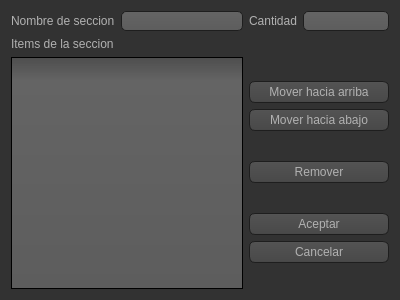
<?xml version="1.0" encoding="UTF-8"?>
<ui version="4.0">
 <class>SectionEdit</class>
 <widget class="QDialog" name="SectionEdit">
  <property name="geometry">
   <rect>
    <x>0</x>
    <y>0</y>
    <width>400</width>
    <height>300</height>
   </rect>
  </property>
  <property name="windowTitle">
   <string>Dialog</string>
  </property>
  <property name="styleSheet">
   <string notr="true">QToolTip
{
     border: 1px solid black;
     background-color: #ffa02f;
     padding: 1px;
     border-radius: 3px;
     opacity: 100;
}

QWidget
{
    color: #b1b1b1;
    background-color: #323232;
}

QWidget:item:hover
{
    background-color: QLinearGradient( x1: 0, y1: 0, x2: 0, y2: 1, stop: 0 #ffa02f, stop: 1 #ca0619);
    color: #000000;
}

QWidget:item:selected
{
    background-color: QLinearGradient( x1: 0, y1: 0, x2: 0, y2: 1, stop: 0 #ffa02f, stop: 1 #d7801a);
}

QMenuBar::item
{
    background: transparent;
}

QMenuBar::item:selected
{
    background: transparent;
    border: 1px solid #ffaa00;
}

QMenuBar::item:pressed
{
    background: #444;
    border: 1px solid #000;
    background-color: QLinearGradient(
        x1:0, y1:0,
        x2:0, y2:1,
        stop:1 #212121,
        stop:0.4 #343434/*,
        stop:0.2 #343434,
        stop:0.1 #ffaa00*/
    );
    margin-bottom:-1px;
    padding-bottom:1px;
}

QMenu
{
    border: 1px solid #000;
}

QMenu::item
{
    padding: 2px 20px 2px 20px;
}

QMenu::item:selected
{
    color: #000000;
}

QWidget:disabled
{
    color: #404040;
    background-color: #323232;
}

QAbstractItemView
{
    background-color: QLinearGradient( x1: 0, y1: 0, x2: 0, y2: 1, stop: 0 #4d4d4d, stop: 0.1 #646464, stop: 1 #5d5d5d);
}

QWidget:focus
{
    /*border: 2px solid QLinearGradient( x1: 0, y1: 0, x2: 0, y2: 1, stop: 0 #ffa02f, stop: 1 #d7801a);*/
}

QLineEdit
{
    background-color: QLinearGradient( x1: 0, y1: 0, x2: 0, y2: 1, stop: 0 #4d4d4d, stop: 0 #646464, stop: 1 #5d5d5d);
    padding: 1px;
    border-style: solid;
    border: 1px solid #1e1e1e;
    border-radius: 5;
}

QPushButton
{
    color: #b1b1b1;
    background-color: QLinearGradient( x1: 0, y1: 0, x2: 0, y2: 1, stop: 0 #565656, stop: 0.1 #525252, stop: 0.5 #4e4e4e, stop: 0.9 #4a4a4a, stop: 1 #464646);
    border-width: 1px;
    border-color: #1e1e1e;
    border-style: solid;
    border-radius: 6;
    padding: 3px;
    font-size: 12px;
    padding-left: 5px;
    padding-right: 5px;
}

QPushButton:pressed
{
    background-color: QLinearGradient( x1: 0, y1: 0, x2: 0, y2: 1, stop: 0 #2d2d2d, stop: 0.1 #2b2b2b, stop: 0.5 #292929, stop: 0.9 #282828, stop: 1 #252525);
}

QComboBox
{
    selection-background-color: #ffaa00;
    border-style: solid;
    border: 1px solid #1e1e1e;
    border-radius: 5;
    padding-top: 3px;
    padding-left: 4px;
    background-color: QLinearGradient( x1: 0, y1: 0, x2: 0, y2: 1, stop: 0 #565656, stop: 0.1 #525252, stop: 0.5 #4e4e4e, stop: 0.9 #4a4a4a, stop: 1 #464646);
    selection-background-color: #ffaa00;
}

QComboBox:hover,QPushButton:hover
{
    border: 2px solid QLinearGradient( x1: 0, y1: 0, x2: 0, y2: 1, stop: 0 #ffa02f, stop: 1 #d7801a);
}

QComboBox:on
{
    padding-top: 3px;
    padding-left: 4px;
    background-color: QLinearGradient( x1: 0, y1: 0, x2: 0, y2: 1, stop: 0 #2d2d2d, stop: 0.1 #2b2b2b, stop: 0.5 #292929, stop: 0.9 #282828, stop: 1 #252525);
    selection-background-color: #ffaa00;
}

QComboBox QAbstractItemView
{
    color: white;
    border: 2px solid darkgray;
    selection-background-color: QLinearGradient( x1: 0, y1: 0, x2: 0, y2: 1, stop: 0 #ffa02f, stop: 1 #d7801a);
}

QComboBox::drop-down
{
     subcontrol-origin: padding;
     subcontrol-position: top right;
     width: 15px;

     border-left-width: 0px;
     border-left-color: darkgray;
     border-left-style: solid; /* just a single line */
     border-top-right-radius: 3px; /* same radius as the QComboBox */
     border-bottom-right-radius: 3px;
 }

QComboBox::down-arrow
{
     image: url(:/icons/down_arrow.png);
}

QGroupBox:focus
{
border: 2px solid QLinearGradient( x1: 0, y1: 0, x2: 0, y2: 1, stop: 0 #ffa02f, stop: 1 #d7801a);
}

QTextEdit:focus
{
    border: 2px solid QLinearGradient( x1: 0, y1: 0, x2: 0, y2: 1, stop: 0 #ffa02f, stop: 1 #d7801a);
}

QScrollBar:horizontal {
     border: 1px solid #222222;
     background: QLinearGradient( x1: 0, y1: 0, x2: 0, y2: 1, stop: 0.0 #121212, stop: 0.2 #282828, stop: 1 #484848);
     height: 7px;
     margin: 0px 16px 0 16px;
}

QScrollBar::handle:horizontal
{
      background: QLinearGradient( x1: 0, y1: 0, x2: 1, y2: 0, stop: 0 #ffa02f, stop: 0.5 #d7801a, stop: 1 #ffa02f);
      min-height: 20px;
      border-radius: 2px;
}

QScrollBar::add-line:horizontal {
      border: 1px solid #1b1b19;
      border-radius: 2px;
      background: QLinearGradient( x1: 0, y1: 0, x2: 1, y2: 0, stop: 0 #ffa02f, stop: 1 #d7801a);
      width: 14px;
      subcontrol-position: right;
      subcontrol-origin: margin;
}

QScrollBar::sub-line:horizontal {
      border: 1px solid #1b1b19;
      border-radius: 2px;
      background: QLinearGradient( x1: 0, y1: 0, x2: 1, y2: 0, stop: 0 #ffa02f, stop: 1 #d7801a);
      width: 14px;
     subcontrol-position: left;
     subcontrol-origin: margin;
}

QScrollBar::right-arrow:horizontal, QScrollBar::left-arrow:horizontal
{
      border: 1px solid black;
      width: 1px;
      height: 1px;
      background: white;
}

QScrollBar::add-page:horizontal, QScrollBar::sub-page:horizontal
{
      background: none;
}

QScrollBar:vertical
{
      background: QLinearGradient( x1: 0, y1: 0, x2: 1, y2: 0, stop: 0.0 #121212, stop: 0.2 #282828, stop: 1 #484848);
      width: 7px;
      margin: 16px 0 16px 0;
      border: 1px solid #222222;
}

QScrollBar::handle:vertical
{
      background: QLinearGradient( x1: 0, y1: 0, x2: 0, y2: 1, stop: 0 #ffa02f, stop: 0.5 #d7801a, stop: 1 #ffa02f);
      min-height: 20px;
      border-radius: 2px;
}

QScrollBar::add-line:vertical
{
      border: 1px solid #1b1b19;
      border-radius: 2px;
      background: QLinearGradient( x1: 0, y1: 0, x2: 0, y2: 1, stop: 0 #ffa02f, stop: 1 #d7801a);
      height: 14px;
      subcontrol-position: bottom;
      subcontrol-origin: margin;
}

QScrollBar::sub-line:vertical
{
      border: 1px solid #1b1b19;
      border-radius: 2px;
      background: QLinearGradient( x1: 0, y1: 0, x2: 0, y2: 1, stop: 0 #d7801a, stop: 1 #ffa02f);
      height: 14px;
      subcontrol-position: top;
      subcontrol-origin: margin;
}

QScrollBar::up-arrow:vertical, QScrollBar::down-arrow:vertical
{
      border: 1px solid black;
      width: 1px;
      height: 1px;
      background: white;
}


QScrollBar::add-page:vertical, QScrollBar::sub-page:vertical
{
      background: none;
}

QTextEdit
{
    background-color: #242424;
}

QPlainTextEdit
{
    background-color: #242424;
}

QHeaderView::section
{
    background-color: QLinearGradient(x1:0, y1:0, x2:0, y2:1, stop:0 #616161, stop: 0.5 #505050, stop: 0.6 #434343, stop:1 #656565);
    color: white;
    padding-left: 4px;
    border: 1px solid #6c6c6c;
}

QCheckBox:disabled
{
color: #414141;
}

QDockWidget::title
{
    text-align: center;
    spacing: 3px; /* spacing between items in the tool bar */
    background-color: QLinearGradient(x1:0, y1:0, x2:0, y2:1, stop:0 #323232, stop: 0.5 #242424, stop:1 #323232);
}

QDockWidget::close-button, QDockWidget::float-button
{
    text-align: center;
    spacing: 1px; /* spacing between items in the tool bar */
    background-color: QLinearGradient(x1:0, y1:0, x2:0, y2:1, stop:0 #323232, stop: 0.5 #242424, stop:1 #323232);
}

QDockWidget::close-button:hover, QDockWidget::float-button:hover
{
    background: #242424;
}

QDockWidget::close-button:pressed, QDockWidget::float-button:pressed
{
    padding: 1px -1px -1px 1px;
}

QMainWindow::separator
{
    background-color: QLinearGradient(x1:0, y1:0, x2:0, y2:1, stop:0 #161616, stop: 0.5 #151515, stop: 0.6 #212121, stop:1 #343434);
    color: white;
    padding-left: 4px;
    border: 1px solid #4c4c4c;
    spacing: 3px; /* spacing between items in the tool bar */
}

QMainWindow::separator:hover
{

    background-color: QLinearGradient(x1:0, y1:0, x2:0, y2:1, stop:0 #d7801a, stop:0.5 #b56c17 stop:1 #ffa02f);
    color: white;
    padding-left: 4px;
    border: 1px solid #6c6c6c;
    spacing: 3px; /* spacing between items in the tool bar */
}

QToolBar::handle
{
     spacing: 3px; /* spacing between items in the tool bar */
     background: url(:/icons/handle.png);
}

QMenu::separator
{
    height: 2px;
    background-color: QLinearGradient(x1:0, y1:0, x2:0, y2:1, stop:0 #161616, stop: 0.5 #151515, stop: 0.6 #212121, stop:1 #343434);
    color: white;
    padding-left: 4px;
    margin-left: 10px;
    margin-right: 5px;
}

QProgressBar
{
    border: 2px solid grey;
    border-radius: 5px;
    text-align: center;
}

QProgressBar::chunk
{
    background-color: #d7801a;
    width: 2.15px;
    margin: 0.5px;
}

QTabBar::tab {
    color: #b1b1b1;
    border: 1px solid #444;
    border-bottom-style: none;
    background-color: #323232;
    padding-left: 10px;
    padding-right: 10px;
    padding-top: 3px;
    padding-bottom: 2px;
    margin-right: -1px;
}

QTabWidget::pane {
    border: 1px solid #444;
    top: 1px;
}

QTabBar::tab:last
{
    margin-right: 0; /* the last selected tab has nothing to overlap with on the right */
    border-top-right-radius: 3px;
}

QTabBar::tab:first:!selected
{
 margin-left: 0px; /* the last selected tab has nothing to overlap with on the right */


    border-top-left-radius: 3px;
}

QTabBar::tab:!selected
{
    color: #b1b1b1;
    border-bottom-style: solid;
    margin-top: 3px;
    background-color: QLinearGradient(x1:0, y1:0, x2:0, y2:1, stop:1 #212121, stop:.4 #343434);
}

QTabBar::tab:selected
{
    border-top-left-radius: 3px;
    border-top-right-radius: 3px;
    margin-bottom: 0px;
}

QTabBar::tab:!selected:hover
{
    /*border-top: 2px solid #ffaa00;
    padding-bottom: 3px;*/
    border-top-left-radius: 3px;
    border-top-right-radius: 3px;
    background-color: QLinearGradient(x1:0, y1:0, x2:0, y2:1, stop:1 #212121, stop:0.4 #343434, stop:0.2 #343434, stop:0.1 #ffaa00);
}

QRadioButton::indicator:checked, QRadioButton::indicator:unchecked{
    color: #b1b1b1;
    background-color: #323232;
    border: 1px solid #b1b1b1;
    border-radius: 6px;
}

QRadioButton::indicator:checked
{
    background-color: qradialgradient(
        cx: 0.5, cy: 0.5,
        fx: 0.5, fy: 0.5,
        radius: 1.0,
        stop: 0.25 #ffaa00,
        stop: 0.3 #323232
    );
}

QCheckBox::indicator{
    color: #b1b1b1;
    background-color: #323232;
    border: 1px solid #b1b1b1;
    width: 9px;
    height: 9px;
}

QRadioButton::indicator
{
    border-radius: 6px;
}

QRadioButton::indicator:hover, QCheckBox::indicator:hover
{
    border: 1px solid #ffaa00;
}

QCheckBox::indicator:checked
{
    image:url(:/icons/checkbox.png);
}

QCheckBox::indicator:disabled, QRadioButton::indicator:disabled
{
    border: 1px solid #444;
}</string>
  </property>
  <layout class="QGridLayout" name="gridLayout">
   <item row="0" column="0">
    <layout class="QHBoxLayout" name="horizontalLayout">
     <item>
      <widget class="QLabel" name="label">
       <property name="text">
        <string>Nombre de seccion</string>
       </property>
      </widget>
     </item>
     <item>
      <widget class="QLineEdit" name="SectionNameEdit"/>
     </item>
    </layout>
   </item>
   <item row="0" column="1">
    <widget class="QLabel" name="label_3">
     <property name="text">
      <string>Cantidad</string>
     </property>
    </widget>
   </item>
   <item row="0" column="2">
    <widget class="QLineEdit" name="amountEdit"/>
   </item>
   <item row="1" column="0">
    <widget class="QLabel" name="label_2">
     <property name="text">
      <string>Items de la seccion</string>
     </property>
    </widget>
   </item>
   <item row="2" column="0">
    <widget class="QListWidget" name="SectionValuesEdit"/>
   </item>
   <item row="2" column="1" colspan="2">
    <layout class="QVBoxLayout" name="verticalLayout_3">
     <item>
      <layout class="QVBoxLayout" name="verticalLayout_2">
       <item>
        <widget class="QPushButton" name="moveUpButton">
         <property name="text">
          <string>Mover hacia arriba</string>
         </property>
        </widget>
       </item>
       <item>
        <widget class="QPushButton" name="moveDownButton">
         <property name="text">
          <string>Mover hacia abajo</string>
         </property>
        </widget>
       </item>
      </layout>
     </item>
     <item>
      <widget class="QPushButton" name="removeItemButton">
       <property name="text">
        <string>Remover</string>
       </property>
      </widget>
     </item>
     <item>
      <layout class="QVBoxLayout" name="verticalLayout">
       <item>
        <widget class="QPushButton" name="okButton">
         <property name="text">
          <string>Aceptar</string>
         </property>
        </widget>
       </item>
       <item>
        <widget class="QPushButton" name="cancelButton">
         <property name="text">
          <string>Cancelar</string>
         </property>
        </widget>
       </item>
      </layout>
     </item>
    </layout>
   </item>
  </layout>
 </widget>
 <resources/>
 <connections/>
</ui>
